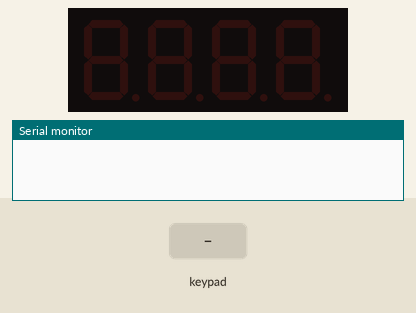
This sketch was run on a simulated Arduino Uno, built with avr-gcc and run on an emulated ATmega328P. Shown: 4-digit seven-segment display, the last lines printed to the serial monitor. The test bench sets the inputs (shaded band).

Above: at 1.2 s.
1.3 s: key 'D' pressed
At 2.5 s:
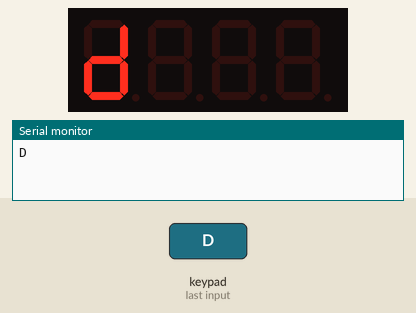
2.8 s: key 'C' pressed
At 3.6 s:
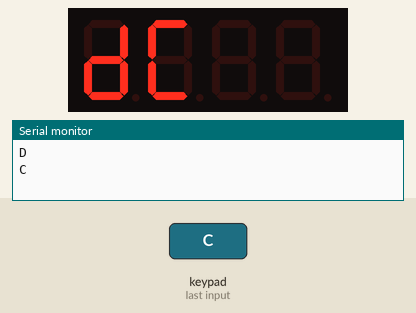
4.3 s: key 'B' pressed
At 5.0 s:
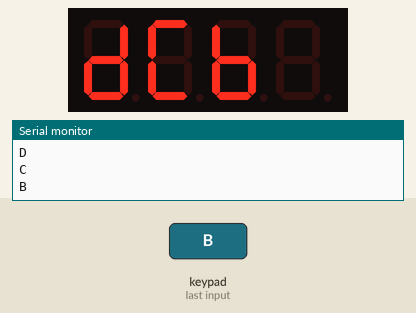
5.8 s: key 'A' pressed
At 7.2 s:
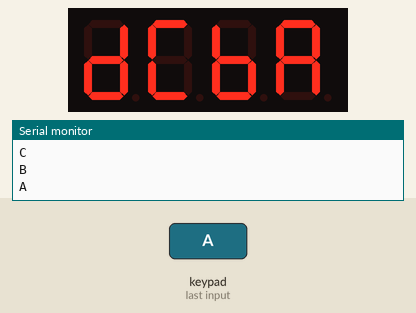
Timing chart, 0 to 8.8 s (numbered marks = the images above; inputs shaded):
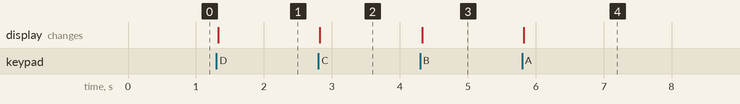

Measured:
- after the input at 1.3 s, the display: changes at once (image 1)
- after the input at 2.8 s, the display: changes at once (image 2)
- after the input at 4.3 s, the display: changes at once (image 3)
- after the input at 5.8 s, the display: changes at once (image 4)

The sketch:

lat11_2_.ino
```cpp
#include <Keypad.h>
#include <TM1637Display.h>

#define CLK 10
#define DIO 11

TM1637Display display(CLK, DIO);

const byte ROWS = 4;
const byte COLS = 4;

char hexaKeys[ROWS][COLS] = {
  {'D', 'C', 'B', 'A'},
  {'#', '9', '6', '3'},
  {'0', '8', '5', '2'},
  {'*', '7', '4', '1'}
};

byte rowPins[ROWS] = {5, 4, 3, 2};
byte colPins[COLS] = {9, 8, 7, 6};

Keypad customKeypad = Keypad(makeKeymap(hexaKeys), rowPins, colPins, ROWS, COLS);

// Buffer untuk menyimpan 4 karakter input
char inputBuffer[4] = {' ', ' ', ' ', ' '};
int inputIndex = 0;

void setup() {
  Serial.begin(9600);
  display.setBrightness(7);
  display.clear();
}

void loop() {
  char customKey = customKeypad.getKey();

  if (customKey) {
    Serial.println(customKey);

    if (inputIndex < 4 && ((customKey >= '0' && customKey <= '9') || (customKey >= 'A' && customKey <= 'D') || customKey == '*' || customKey == '#')) {
      inputBuffer[inputIndex] = customKey;
      inputIndex++;

      // Tampilkan buffer
      uint8_t segments[4];
      for (int i = 0; i < 4; i++) {
        segments[i] = encodeChar(inputBuffer[i]);
      }
      display.setSegments(segments);
    }

    /*Tombol reset
    if (customKey == '*') {
      inputIndex = 0;
      for (int i = 0; i < 4; i++) inputBuffer[i] = ' ';
      display.clear();
    }*/
  }
}

// Fungsi untuk mengonversi karakter ke 7-segment
uint8_t encodeChar(char c) {
  switch (c) {
    case '0'...'9': return display.encodeDigit(c - '0');
    case 'A': return SEG_A | SEG_B | SEG_C | SEG_E | SEG_F | SEG_G;
    case 'B': return SEG_C | SEG_D | SEG_E | SEG_F | SEG_G;
    case 'C': return SEG_A | SEG_D | SEG_E | SEG_F;
    case 'D': return SEG_B | SEG_C | SEG_D | SEG_E | SEG_G;
    case '#': return SEG_B | SEG_C | SEG_E | SEG_F | SEG_G;
    case '*': return SEG_A | SEG_C | SEG_E | SEG_G;
    case ' ': return 0x00;
    default: return 0x00; // Kosongkan jika tidak dikenali
  }
}
```
